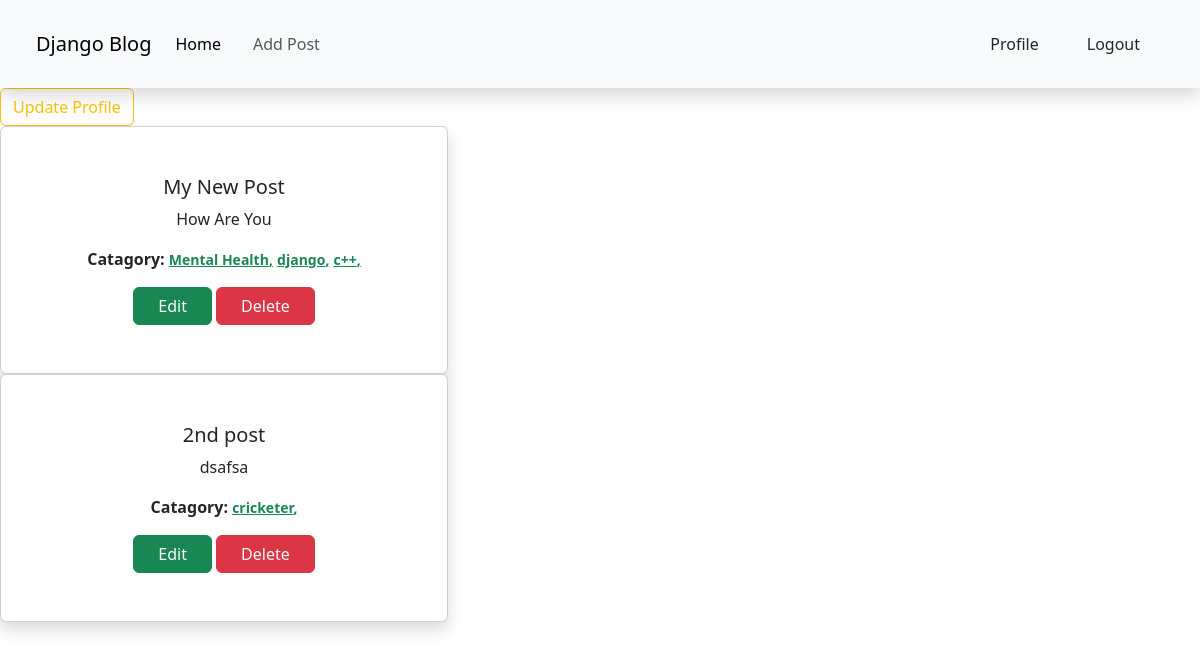
The app's page /author/profile/ (signed in) with its own data.
### posts/models.py (models this page shows, shortened)
class Post(models.Model):
    title = models.CharField(max_length=50)
    content = models.TextField()
    catagroy = models.ManyToManyField(Catagory)
    Author = models.ForeignKey(User,on_delete=models.CASCADE)

### catagories/models.py (models this page shows, shortened)
class Catagory(models.Model):
    name = models.CharField(max_length=200)
    slug = models.SlugField(max_length=100,blank=True ,unique=True,null = True)

### author/views.py (the view)
# urls.py: path('profile/', views.profile,name='profile'),
@ login_required
def profile(request):
    data = Post.objects.filter( Author=request.user)
    return render(request, 'profile.html',{'data':data})

### author/templates/profile.html (shortened to what this page needs)
{% extends 'base.html' %}
{% block content %}
<a class="btn btn-outline-warning" href="{% url 'update_profile'%}"> Update Profile </a>
{% for post in data %}
<div class="card shadow text-center border-none" style="width: 28rem">
    <div class="card-body p-5">
        <h5 class="card-title">{{post.title}}</h5>
        <p class="card-text">{{post.content}}</p>
        <p class="f-5 fw-bold">
            Catagory: {% for cat in post.catagroy.all %}
            <small class="text-success text-decoration-underline">{{cat.name}},</small>
            {% endfor %}
        </p>
        <button class="btn btn-success px-4">
            <a class="text-decoration-none text-light" href="{% url 'edit_post' post.id %}">Edit</a>
        </button>
        <button class="btn btn-danger px-4">
            <a class="text-decoration-none text-light" href="{% url 'delete_post' post.id %}">Delete</a>
        </button>
    </div>
</div>
{% endfor %}
{% endblock%}

### records on screen
Post: title "My New Post", content "How Are You"
Catagory: name "Mental Health"
Catagory: name "django"
Catagory: name "c++"
Post: title "2nd post", content "dsafsa"
Catagory: name "cricketer"
